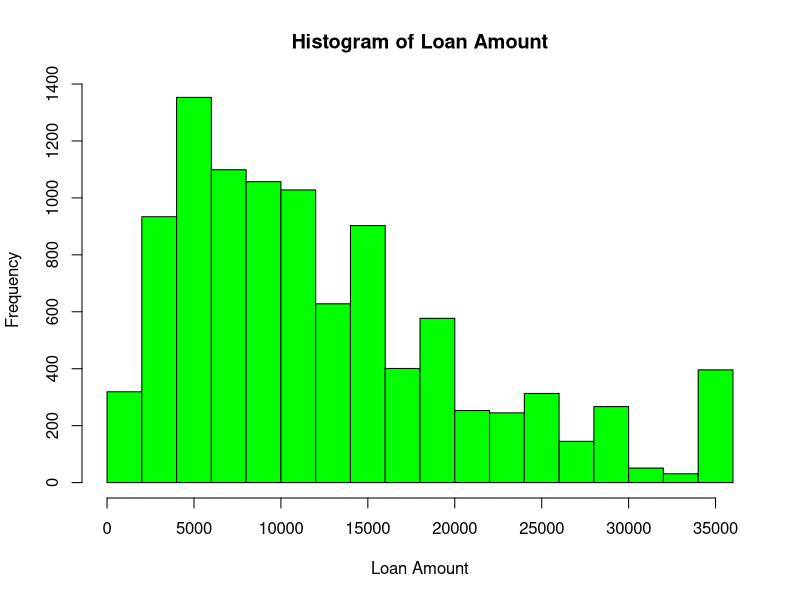
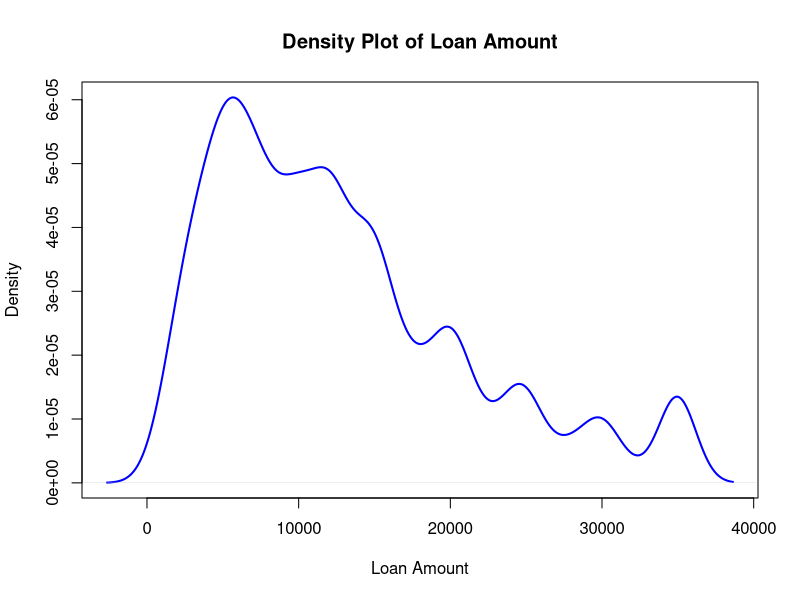
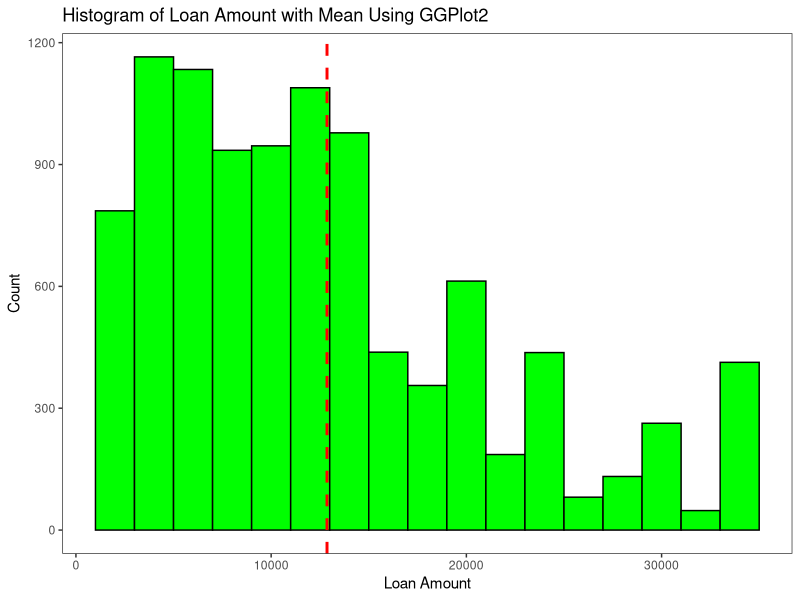
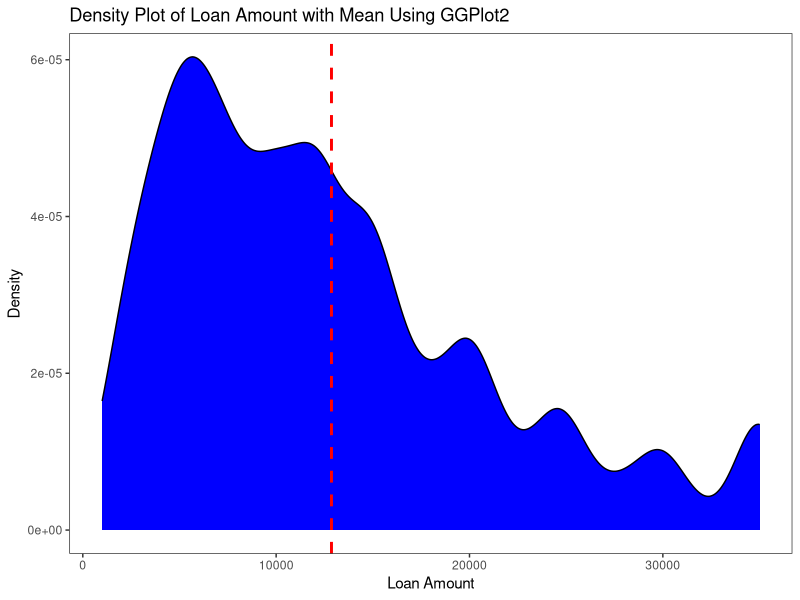
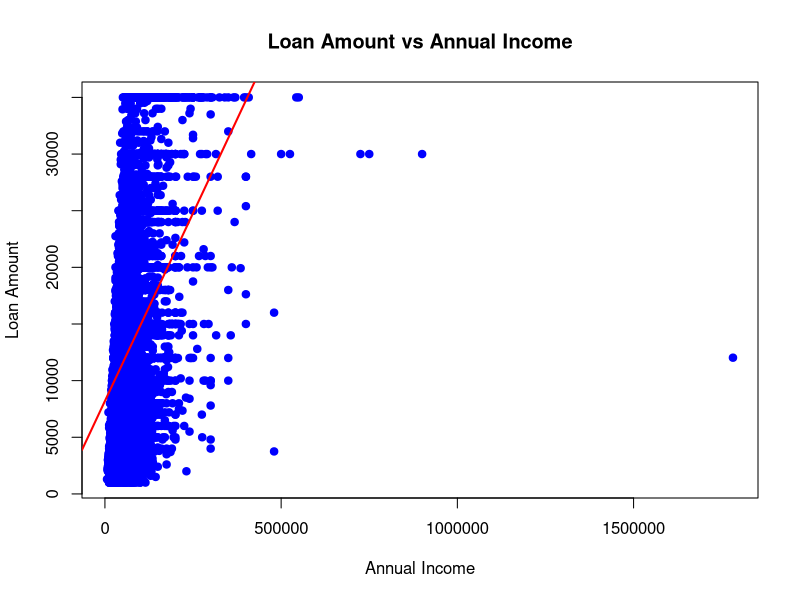
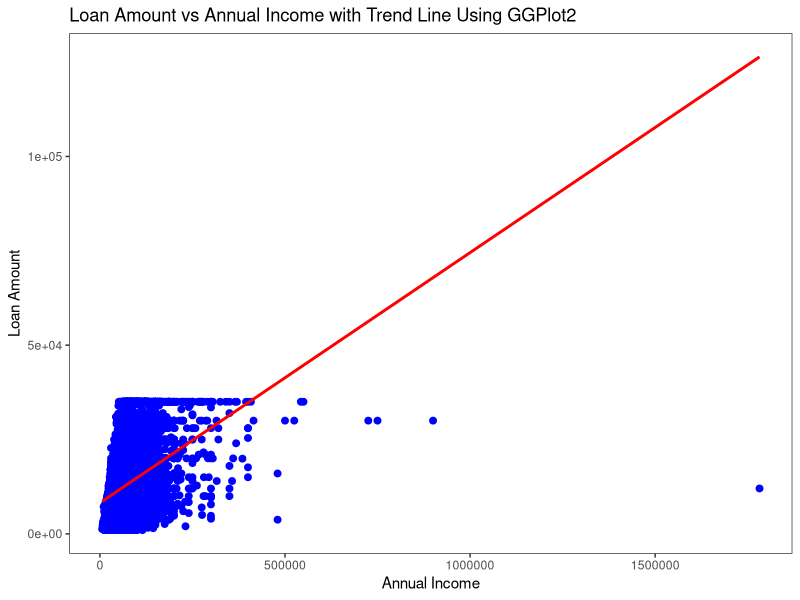
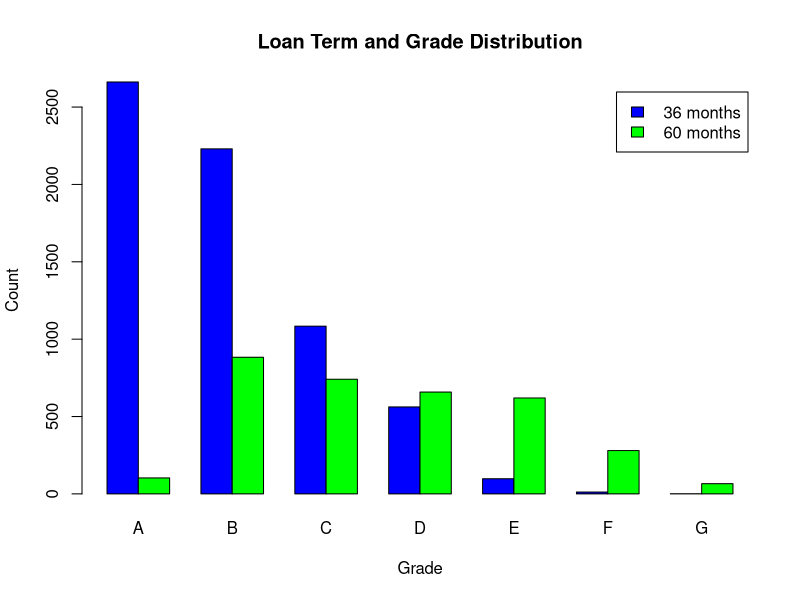
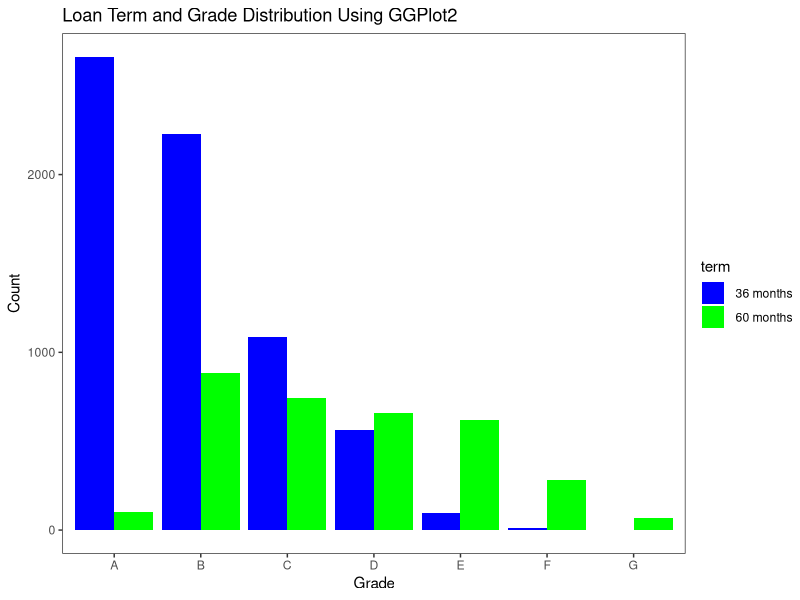

Here is the R script that generated these plots, in order:
#########################################################
#                                                       #
# Student:    Seif Kungulio                             #
# Date:       02/16/2025                                #
# Subject:    Project 5                                 #
# Class:      DSCI 502                                  #
# Section:    01W                                       #
# Instructor: Sean Yang                                 #
# File Name:  Project5_Kungulio_Seif.R                  #
#                                                       #
#########################################################


## 1. Read the dataset in loan.csv into R. Call the loaded data, loan. 
###   Make sure that you have the directory set to the correct location 
###   for the data.

# Set the working directory to the correct location for the dataset.
setwd("C:/PROJECTS/Maryville/DSCI 502/Week5")

# Import necessary libraries
library(ggplot2)

# Load the data from loan.csv
loan <- read.csv("loan.csv", stringsAsFactors = TRUE)

# Display the dimensions (rows and columns) of the dataframe
dim(loan) # Shows the number of rows and columns in the dataset.



## 2. Please plot the histogram and density of the loan_amnt using basic 
###   graphics.

# Histogram Plot using Basic Graphics
hist(loan$loan_amnt, main="Histogram of Loan Amount", 
     xlab="Loan Amount", col="green", border="black")

# Density Plot using Basic Graphics
plot(density(loan$loan_amnt), main="Density Plot of Loan Amount", 
     xlab="Loan Amount", col="blue", lwd=2)



## 3. Please plot the histogram and density of the loan_amnt and add the 
###   vertical line denoting the mean using ggplot2.

# Histogram Plot using ggplot2
ggplot(loan, aes(x=loan_amnt)) + 
  geom_histogram(binwidth=2000, fill="green", color="black") +
  geom_vline(aes(xintercept=mean(loan_amnt, na.rm=TRUE)), 
             color="red", linetype="dashed", size=1) +
  ggtitle("Histogram of Loan Amount with Mean Using GGPlot2") +
  xlab("Loan Amount") + 
  ylab("Count") +
  theme_test()

# Density Plot using ggplot2
ggplot(loan, aes(x=loan_amnt)) + 
  geom_density(fill="blue") +
  geom_vline(aes(xintercept=mean(loan_amnt, na.rm=TRUE)), 
             color="red", linetype="dashed", size=1) +
  ggtitle("Density Plot of Loan Amount with Mean Using GGPlot2") +
  xlab("Loan Amount") + ylab("Density") +
  theme_test()


## 4. Please scatter plot of loan_amnt (y-axis) against annual_inc (x-axis) 
###   and add the trend line using basic graphics.

# Scatter Plot using Basic Graphics
plot(loan$annual_inc, loan$loan_amnt, 
     main="Loan Amount vs Annual Income", 
     xlab="Annual Income", 
     ylab="Loan Amount", pch=19, col="blue")
abline(lm(loan_amnt ~ annual_inc, data=loan), col="red", lwd=2)


## 5. Please scatter plot of loan_amnt (y-axis) against annual_inc (x-axis) 
###   and add the trend line using ggplot2.

# Scatter Plot using ggplot2
ggplot(loan, aes(x=annual_inc, y=loan_amnt)) + 
  geom_point(color="blue", size = 2) +
  geom_smooth(method="lm", color="red", se=FALSE, lwd = 1) +
  ggtitle("Loan Amount vs Annual Income with Trend Line Using GGPlot2") +
  xlab("Annual Income") + ylab("Loan Amount") + theme_test()


## 6. Please plot the barplot of term and grade on the same barplot using 
###   basic graphics

# Barplot of Term and Grade using Basic Graphics
barplot(table(loan$term, loan$grade), beside=TRUE, 
        legend=rownames(table(loan$term, loan$grade)), 
        col=c("blue", "green"), 
        main="Loan Term and Grade Distribution", 
        xlab="Grade", ylab="Count")


## 7. Please plot the barplot of term and grade on the same barplot 
###   using ggplot2

# Barplot of Term and Grade using ggplot2
ggplot(loan, aes(x=grade, fill=term)) + 
  geom_bar(position="dodge") +
  ggtitle("Loan Term and Grade Distribution Using GGPlot2") +
  xlab("Grade") + ylab("Count") + 
  scale_fill_manual(values=c("blue", "green")) +
  theme_test()


## 8. Please boxplot loan_amnt (y-axis) against term (x-axis) 
###   and save the graph in a file, loanterm.jpg, using basic graphics.

# Boxplot of Loan Amount by Term using Basic Graphics
jpeg("loanterm.jpg")
boxplot(loan$loan_amnt ~ loan$term, 
        main="Loan Amount by Term Using Basic Graphics", 
        xlab="Term", ylab="Loan Amount", col="blue")
dev.off()


## 9. Please boxplot loan_amnt (y-axis) against term (x-axis) and 
###   save the graph in a file, loanterm.jpg, using ggplot2. 
###   Are there any differences in loan amount with respect to term?

# Boxplot of Loan Amount by Term using ggplot2
ggplot(loan, aes(x=term, y=loan_amnt)) + 
  geom_boxplot(fill="green") +
  ggtitle("Loan Amount by Term Using GGPlot2") +
  xlab("Term") + ylab("Loan Amount")  + theme_test()
ggsave("loanterm.jpg")
